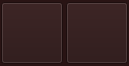
<?xml version="1.0" encoding="UTF-8"?>
<ui version="4.0">
 <class>hpDelEdit</class>
 <widget class="QWidget" name="hpDelEdit">
  <property name="geometry">
   <rect>
    <x>0</x>
    <y>0</y>
    <width>129</width>
    <height>66</height>
   </rect>
  </property>
  <property name="font">
   <font>
    <pointsize>15</pointsize>
   </font>
  </property>
  <property name="windowTitle">
   <string>Form</string>
  </property>
  <property name="styleSheet">
   <string notr="true">background-color: rgb(41, 20, 20);</string>
  </property>
  <widget class="QFrame" name="frame">
   <property name="geometry">
    <rect>
     <x>0</x>
     <y>0</y>
     <width>129</width>
     <height>66</height>
    </rect>
   </property>
   <property name="font">
    <font>
     <pointsize>15</pointsize>
    </font>
   </property>
   <property name="styleSheet">
    <string notr="true">background-image:url(:/res/res/editdel_bg.png);</string>
   </property>
   <property name="frameShape">
    <enum>QFrame::NoFrame</enum>
   </property>
   <property name="frameShadow">
    <enum>QFrame::Raised</enum>
   </property>
   <widget class="QToolButton" name="del">
    <property name="geometry">
     <rect>
      <x>1</x>
      <y>2</y>
      <width>62</width>
      <height>62</height>
     </rect>
    </property>
    <property name="font">
     <font>
      <pointsize>17</pointsize>
     </font>
    </property>
    <property name="styleSheet">
     <string notr="true">QToolButton {
border-image:url(:/res/res/de_del_n.png);
color:#7CA6C9;
}  

QToolButton:pressed{
border-image:url(:/res/res/de_del_s.png);
}</string>
    </property>
    <property name="text">
     <string/>
    </property>
   </widget>
   <widget class="QToolButton" name="edit">
    <property name="geometry">
     <rect>
      <x>66</x>
      <y>2</y>
      <width>62</width>
      <height>62</height>
     </rect>
    </property>
    <property name="font">
     <font>
      <pointsize>17</pointsize>
     </font>
    </property>
    <property name="styleSheet">
     <string notr="true">QToolButton {
border-image:url(:/res/res/de_edit_n.png);
color:#7CA6C9;
}  

QToolButton:pressed{
border-image:url(:/res/res/de_edit_s.png);
}</string>
    </property>
    <property name="text">
     <string/>
    </property>
   </widget>
  </widget>
 </widget>
 <resources/>
 <connections/>
</ui>
